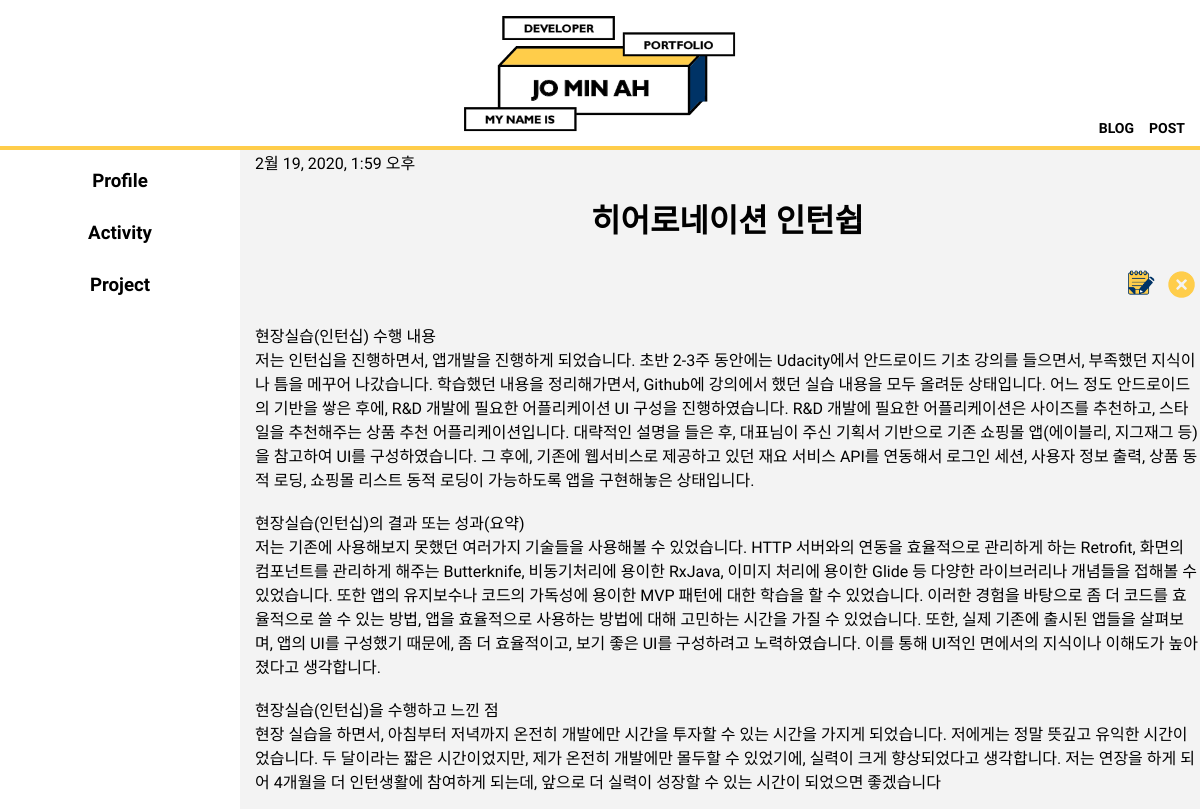
Page /post/1/ (signed in) on the earlier database version.
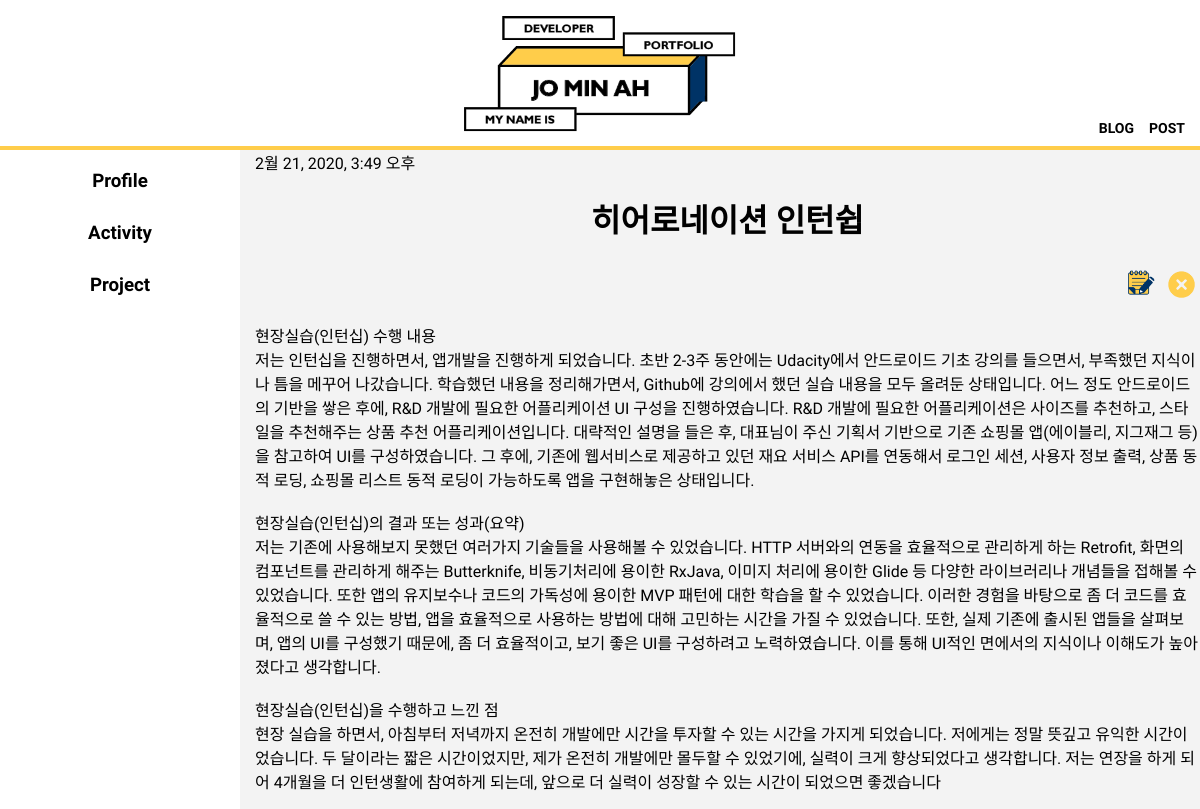
Same page on the later database version.
### blog/models.py (models this page shows, shortened)
class Post(models.Model):
    author = models.ForeignKey(settings.AUTH_USER_MODEL, on_delete=models.CASCADE)
    parent_title_choices=(('Profile','Profile'),('Activity','Activity'),('Project','Project'))
    parent_title=models.CharField(max_length=30,choices=parent_title_choices,default='Profile')
    index_title_choices=(('Profile',(('Skill','Skill'),)),('Activity',(('UCI Undergraduate Researcher','UCI Undergraduate Researcher'),('Coding HelpDesk','Coding HelpDesk'),('Heronation InternShip','Heronation InternShip'))),('Project',(('Face Recogntion','Face Recognition'),('Mu:Ping App','Mu:Ping App'),('Ang-Bob App','Ang-Bob App'),('Flex-Bison Interpreter','Flex-Bison Interpreter'),('Z-shop App','Z-shop App'),)))
    index_title=models.CharField(max_length=30,choices=index_title_choices,default='Skill')
    title = models.CharField(max_length=200)
    period=models.CharField(max_length=50)
    text = models.TextField()
    created_date = models.DateTimeField(
            default=timezone.now)
    published_date = models.DateTimeField(
            blank=True, null=True)

### blog/views.py (the view)
# urls.py: path('post/<int:pk>/', views.post_detail, name='post_detail'),
def post_detail(request, pk):
    post = get_object_or_404(Post, pk=pk)
    profile=Post.objects.filter(parent_title__contains="Profile",published_date__lte=timezone.now())
    activity=Post.objects.filter(parent_title__contains="Activity",published_date__lte=timezone.now())
    project=Post.objects.filter(parent_title__contains="Project",published_date__lte=timezone.now())
    return render(request, 'blog/post_detail.html', {'post': post,'profile':profile,"activity":activity,"project":project})

### blog/template/blog/post_detail.html
{% extends 'blog/base.html' %}
{% load static %}
{% block content %}
<div class="post">
  {% if post.published_date %}
  <div class="date">
    {{ post.published_date }}
  </div>
  {% endif %}
  <h1>{{ post.title }}</h1>
  {% if user.is_authenticated %}
  <div align="right">
  <a class="btn btn-default" href="{% url 'post_edit' pk=post.pk %}"><img src="{% static 'img/edit_1.png' %}" style="width:40px;"></a>
  <a class="btn btn-default" href="{% url 'post_remove' pk=post.pk %}"><img src="{% static 'img/delete.png' %}" style="width:37px;"></a>
  </div>
  {% endif %}
  <p>{{ post.text|linebreaksbr }}</p>
</div>
{% endblock %}

### blog/template/blog/base.html (shortened to what this page needs)
{% load static %}
<!doctype html>
<html>
<head>
  <link rel="stylesheet" type="text/css" href="{% static 'css/style.css' %}">
</head>
<body>
  <div class="top" align="center">
    <a href="{% url 'post_list' %}"><img src="{% static 'img/logo.png' %}" style="border-bottom:10px; margin-left:100px;"></a>
        {% if user.is_authenticated %}
    <a href="{% url 'post_new' %}" class="top-menu" ><div>POST</div></a>
        {% endif %}
      <a href="{% url 'post_list' %}" class="top-menu"><div>BLOG</div></a>
  </div>
  <div id="grid">
    <ul class="accordion">
      <li class="item">
        <h3 class="accordionTitle"> Profile</h3>
      </li>
      <li class="item">
        <h3 class="accordionTitle"> Activity</h3>
      </li>
      <li class="item">
        <h3 class="accordionTitle"> Project</h3>
      </li>
    </ul>
    <div id="article">
      {% block content %}
        {% endblock %}
    </div>
  </div>
</body>
</html>

### blog/static/css/style.css (style rules this page uses)
body { margin: 0 }
a { color: black; text-decoration: none; }
h1 { text-align: center; }
img { width: 300px; height: auto; }
.top { border-bottom: 4px #FFCD4A solid; }
.top-menu { font-family: 'Tomorrow', sans-serif; font-size:14px; margin-top: 120px; margin-right: 15px; float:right; font-weight: bold; }
#grid .accordion { font-family: 'Tomorrow', sans-serif; font-weight: bold; text-align: center; width: 240px; padding-inline-start: 0px; margin: 0; list-style: none; }
#grid ul { font-family: 'Tomorrow', sans-serif; list-style: none; padding-inline-start: 0px; }
.accordionTitle { padding-top: 10px; padding-bottom: 10px; margin-top: 10px; margin-bottom: 10px; }
h3 { margin: 0px; padding-top: 20px; padding-bottom: 10px; }
#grid { display: grid; grid-template-columns: 240px 1fr; background-color: white; }
#article { font-family: 'Nanum Gothic', sans-serif; padding-left: 15px; background-color: #f3f3f3; }

Differences in the rows shown:
changed Post "히어로네이션 인턴쉽": published_date "2월 19, 2020, 1:59 오후" → "2월 21, 2020, 3:49 오후"
